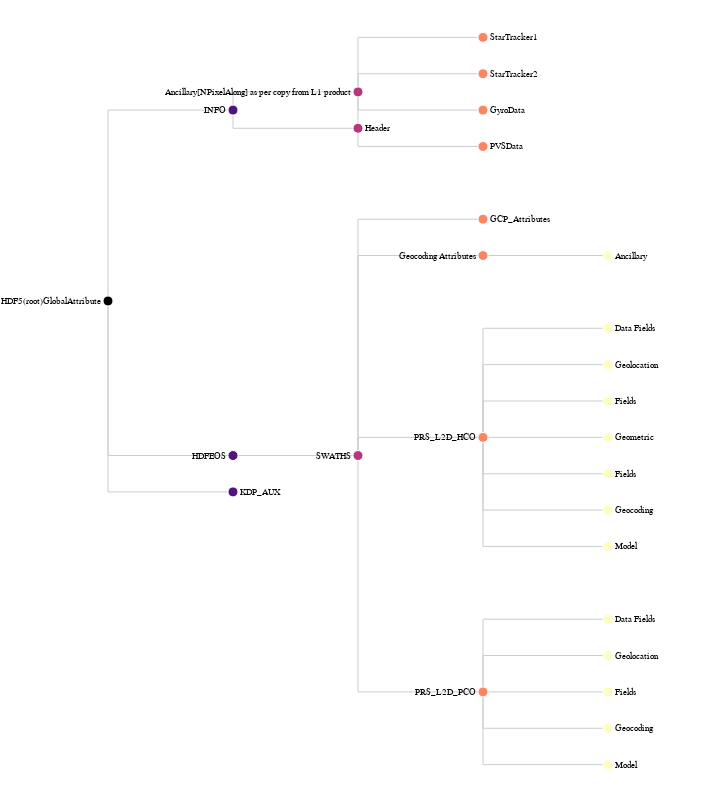

Notebook code cell kept with this figure:
### Code cell
myasd = CSV.read("LABELSPRISMA.txt")
drawTree.drawtree(myasd)

### Figure 1 — Vega specification as saved in the notebook (floating-point values rounded to 4 significant figures)
{"data": [{"name": "tree", "transform": [{"key": "id", "parentKey": "parent", "type": "stratify"}, {"as": ["y", "x", "depth", "children"], "method": {"signal": "layout"}, "separation": {"signal": "separation"}, "size": [{"signal": "height"}, {"signal": "width - 100"}], "type": "tree"}], "values": [{"id": 1, "name": "HDF5(root)GlobalAttribute ", "parent": null}, {"id": 2, "name": "INFO", "parent": 1}, {"id": 3, "name": "HDFEOS", "parent": 1}, {"id": 4, "name": "KDP_AUX", "parent": 1}, {"id": 5, "name": "Ancillary[NPixelAlong] as per copy from L1 product ", "parent": 2}, {"id": 6, "name": "Header", "parent": 2}, {"id": 7, "name": "SWATHS", "parent": 3}, {"id": 8, "name": "StarTracker1", "parent": 5}, {"id": 9, "name": "StarTracker2", "parent": 5}, {"id": 10, "name": "GyroData", "parent": 5}, {"id": 11, "name": "PVSData", "parent": 5}, {"id": 12, "name": "GCP_Attributes", "parent": 7}, {"id": 13, "name": "Geocoding Attributes ", "parent": 7}, {"id": 14, "name": "Ancillary", "parent": 13}, {"id": 15, "name": "PRS_L2D_HCO", "parent": 7}, {"id": 16, "name": "PRS_L2D_PCO", "parent": 7}, {"id": 17, "name": "Data Fields", "parent": 15}, {"id": 18, "name": "Geolocation", "parent": 15}, {"id": 19, "name": "Fields", "parent": 15}, {"id": 20, "name": "Geometric", "parent": 15}, {"id": 21, "name": "Fields", "parent": 15}, {"id": 22, "name": "Geocoding", "parent": 15}, {"id": 23, "name": "Model ", "parent": 15}, {"id": 24, "name": "Data Fields", "parent": 16}, {"id": 25, "name": "Geolocation", "parent": 16}, {"id": 26, "name": "Fields", "parent": 16}, {"id": 27, "name": "Geocoding", "parent": 16}, {"id": 28, "name": "Model ", "parent": 16}]}, {"name": "links", "source": "tree", "transform": [{"type": "treelinks"}, {"orient": "horizontal", "shape": {"signal": "links"}, "type": "linkpath"}]}], "height": 800, "marks": [{"encode": {"update": {"path": {"field": "path"}, "stroke": {"value": "#ccc"}}}, "from": {"data": "links"}, "type": "path"}, {"encode": {"enter": {"size": {"value": 100}, "stroke": {"value": "#fff"}}, "update": {"fill": {"field": "depth", "scale": "color"}, "x": {"field": "x"}, "y": {"field": "y"}}}, "from": {"data": "tree"}, "type": "symbol"}, {"encode": {"enter": {"baseline": {"value": "middle"}, "fontSize": {"value": 9}, "text": {"field": "name"}}, "update": {"align": {"signal": "datum.children ? 'right' : 'left'"}, "dx": {"signal": "datum.children ? -7 : 7"}, "opacity": {"signal": "labels ? 1 : 0"}, "x": {"field": "x"}, "y": {"field": "y"}}}, "from": {"data": "tree"}, "type": "text"}], "padding": 1, "scales": [{"domain": {"data": "tree", "field": "depth"}, "name": "color", "range": {"scheme": "magma"}, "type": "linear", "zero": true}], "signals": [{"bind": {"input": "checkbox"}, "name": "labels", "value": true}, {"bind": {"input": "radio", "options": ["tidy", "cluster"]}, "name": "layout", "value": "tidy"}, {"bind": {"input": "select", "options": ["line", "curve", "diagonal", "orthogonal"]}, "name": "links", "value": "orthogonal"}, {"bind": {"input": "checkbox"}, "name": "separation", "value": true}], "width": 600}
